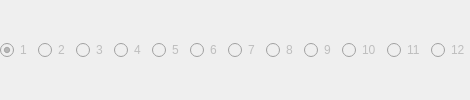
                         <widget class="QWidget" name="simpleFlvTracks">
                          <property name="enabled">
                           <bool>false</bool>
                          </property>
                          <layout class="QHBoxLayout" name="horizontalLayoutSimpleFLVTracks">
                           <property name="leftMargin">
                            <number>0</number>
                           </property>
                           <property name="topMargin">
                            <number>0</number>
                           </property>
                           <property name="rightMargin">
                            <number>0</number>
                           </property>
                           <property name="bottomMargin">
                            <number>0</number>
                           </property>
                           <item>
                            <widget class="QRadioButton" name="simpleFlvTrack1">
                             <property name="sizePolicy">
                              <sizepolicy hsizetype="Minimum" vsizetype="Preferred">
                               <horstretch>0</horstretch>
                               <verstretch>0</verstretch>
                              </sizepolicy>
                             </property>
                             <property name="text">
                              <string>1</string>
                             </property>
                             <property name="checked">
                              <bool>true</bool>
                             </property>
                            </widget>
                           </item>
                           <item>
                            <widget class="QRadioButton" name="simpleFlvTrack2">
                             <property name="sizePolicy">
                              <sizepolicy hsizetype="Minimum" vsizetype="Preferred">
                               <horstretch>0</horstretch>
                               <verstretch>0</verstretch>
                              </sizepolicy>
                             </property>
                             <property name="text">
                              <string>2</string>
                             </property>
                            </widget>
                           </item>
                           <item>
                            <widget class="QRadioButton" name="simpleFlvTrack3">
                             <property name="sizePolicy">
                              <sizepolicy hsizetype="Minimum" vsizetype="Preferred">
                               <horstretch>0</horstretch>
                               <verstretch>0</verstretch>
                              </sizepolicy>
                             </property>
                             <property name="text">
                              <string>3</string>
                             </property>
                            </widget>
                           </item>
                           <item>
                            <widget class="QRadioButton" name="simpleFlvTrack4">
                             <property name="sizePolicy">
                              <sizepolicy hsizetype="Minimum" vsizetype="Preferred">
                               <horstretch>0</horstretch>
                               <verstretch>0</verstretch>
                              </sizepolicy>
                             </property>
                             <property name="text">
                              <string>4</string>
                             </property>
                            </widget>
                           </item>
                           <item>
                            <widget class="QRadioButton" name="simpleFlvTrack5">
                             <property name="sizePolicy">
                              <sizepolicy hsizetype="Minimum" vsizetype="Preferred">
                               <horstretch>0</horstretch>
                               <verstretch>0</verstretch>
                              </sizepolicy>
                             </property>
                             <property name="text">
                              <string>5</string>
                             </property>
                            </widget>
                           </item>
                           <item>
                            <widget class="QRadioButton" name="simpleFlvTrack6">
                             <property name="sizePolicy">
                              <sizepolicy hsizetype="Minimum" vsizetype="Preferred">
                               <horstretch>0</horstretch>
                               <verstretch>0</verstretch>
                              </sizepolicy>
                             </property>
                             <property name="text">
                              <string>6</string>
                             </property>
                            </widget>
                           </item>
                           <item>
                            <widget class="QRadioButton" name="simpleFlvTrack7">
                             <property name="sizePolicy">
                              <sizepolicy hsizetype="Minimum" vsizetype="Preferred">
                               <horstretch>0</horstretch>
                               <verstretch>0</verstretch>
                              </sizepolicy>
                             </property>
                             <property name="text">
                              <string>7</string>
                             </property>
                            </widget>
                           </item>
                           <item>
                            <widget class="QRadioButton" name="simpleFlvTrack8">
                             <property name="sizePolicy">
                              <sizepolicy hsizetype="Minimum" vsizetype="Preferred">
                               <horstretch>0</horstretch>
                               <verstretch>0</verstretch>
                              </sizepolicy>
                             </property>
                             <property name="text">
                              <string>8</string>
                             </property>
                            </widget>
                           </item>
                           <item>
                            <widget class="QRadioButton" name="simpleFlvTrack9">
                             <property name="sizePolicy">
                              <sizepolicy hsizetype="Minimum" vsizetype="Preferred">
                               <horstretch>0</horstretch>
                               <verstretch>0</verstretch>
                              </sizepolicy>
                             </property>
                             <property name="text">
                              <string>9</string>
                             </property>
                            </widget>
                           </item>
                           <item>
                            <widget class="QRadioButton" name="simpleFlvTrack10">
                             <property name="sizePolicy">
                              <sizepolicy hsizetype="Minimum" vsizetype="Preferred">
                               <horstretch>0</horstretch>
                               <verstretch>0</verstretch>
                              </sizepolicy>
                             </property>
                             <property name="text">
                              <string>10</string>
                             </property>
                            </widget>
                           </item>
                           <item>
                            <widget class="QRadioButton" name="simpleFlvTrack11">
                             <property name="sizePolicy">
                              <sizepolicy hsizetype="Minimum" vsizetype="Preferred">
                               <horstretch>0</horstretch>
                               <verstretch>0</verstretch>
                              </sizepolicy>
                             </property>
                             <property name="text">
                              <string>11</string>
                             </property>
                            </widget>
                           </item>
                           <item>
                            <widget class="QRadioButton" name="simpleFlvTrack12">
                             <property name="sizePolicy">
                              <sizepolicy hsizetype="Minimum" vsizetype="Preferred">
                               <horstretch>0</horstretch>
                               <verstretch>0</verstretch>
                              </sizepolicy>
                             </property>
                             <property name="text">
                              <string>12</string>
                             </property>
                            </widget>
                           </item>
                          </layout>
                         </widget>
